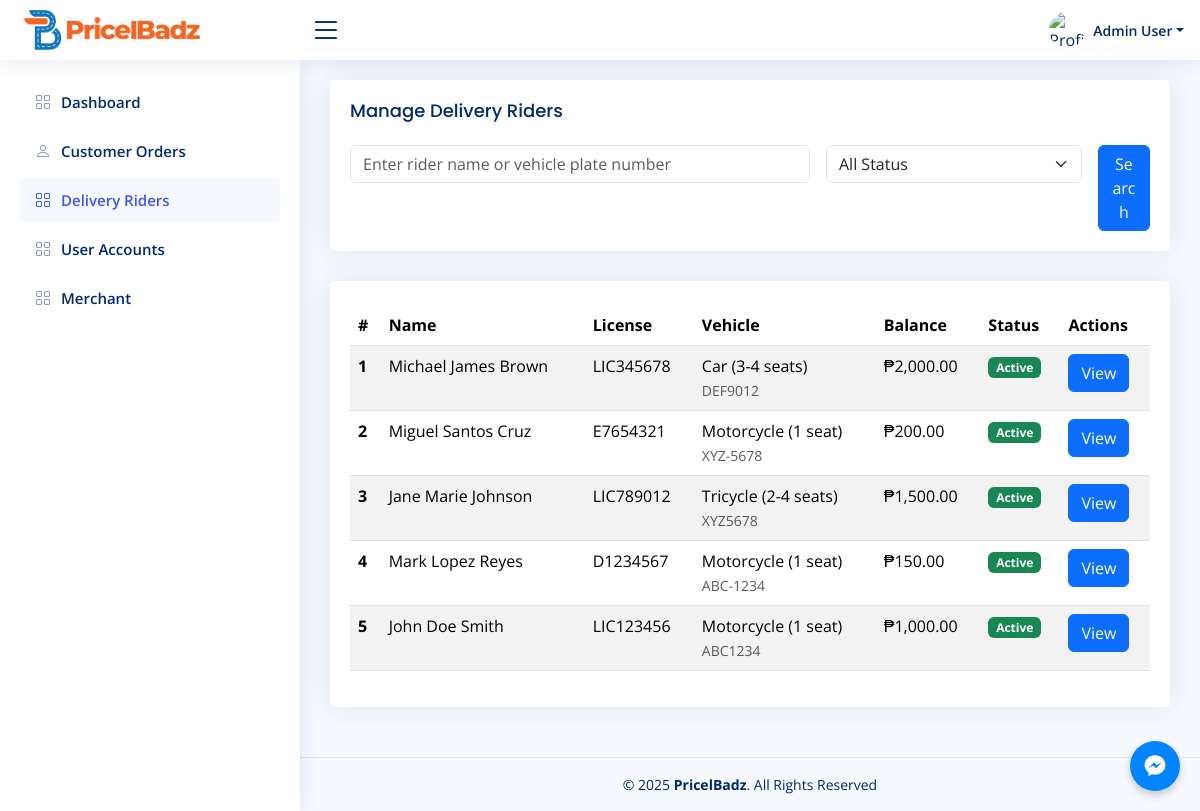
Page /admin/delivery_rider.php (signed in) on the committed database.
### tables this page shows
CREATE TABLE triders (
id INT AUTO_INCREMENT PRIMARY KEY,
first_name VARCHAR(50) NOT NULL,
middle_name VARCHAR(50),
last_name VARCHAR(50) NOT NULL,
license_number VARCHAR(20) NOT NULL,
vehicle_type ENUM('Motorcycle (1 seat)', 'Tricycle (2-4 seats)', 'Car (3-4 seats)', 'Car (5-7 seats)', 'Van (10-14
seats)') NOT NULL,
vehicle_cor VARCHAR(50) NOT NULL,
vehicle_plate_number VARCHAR(20) NOT NULL,
topup_balance DECIMAL(10, 2) DEFAULT 0.00,
rider_status ENUM('Active', 'Inactive') DEFAULT 'Active',
created_at TIMESTAMP DEFAULT CURRENT_TIMESTAMP,
updated_at TIMESTAMP DEFAULT CURRENT_TIMESTAMP ON UPDATE CURRENT_TIMESTAMP
);

### admin/delivery_rider.php (the view, shortened to what this page needs)
<?php
include './header.php';
include '../config/connect.php';
$search = isset($_POST['search']) ? $_POST['search'] : '';
$status = isset($_POST['status']) ? $_POST['status'] : 'All Status';
$query = "SELECT id, first_name, middle_name, last_name, CONCAT(first_name, ' ', COALESCE(middle_name, ''), ' ', last_name) AS fullname,
    license_number, vehicle_type, vehicle_plate_number, rider_status, topup_balance, vehicle_cor
    FROM triders
    WHERE (first_name LIKE ? OR last_name LIKE ? OR vehicle_plate_number LIKE ?)";
$query .= ' ORDER BY rider_status ASC, last_name ASC, first_name ASC';
$stmt = $conn->prepare($query);
$search_term = '%' . $search . '%';
if ($status !== 'All Status') {
    $stmt->bind_param('ssss', $search_term, $search_term, $search_term, $status);
} else {
    $stmt->bind_param('sss', $search_term, $search_term, $search_term);
}
$stmt->execute();
$result = $stmt->get_result();
?>
<main id="main" class="main">
    <section class="section">
        <div class="row">
            <div class="col-lg-12">
                <div class="card">
                    <div class="card-body">
                        <h5 class="card-title">Manage Delivery Riders</h5>
                        <form method="POST" class="row g-3">
                            <div class="col-md-7">
                                <input type="text" class="form-control" name="search" id="inputText"
                                    value="<?= htmlspecialchars($search) ?>"
                                    placeholder="Enter rider name or vehicle plate number">
                            </div>
                            <div class="col-md-4">
                                <select name="status" id="inputState" class="form-select">
                                    <option value="All Status" <?= $status === 'All Status' ? 'selected' : '' ?>>All
                                        Status</option>
                                </select>
                            </div>
                            <div class="col-md-1">
                                <button type="submit" class="btn btn-primary w-100">Search</button>
                            </div>
                        </form>
                    </div>
                </div>
                <div class="card">
                    <div class="card-body pt-4">
                        <div class="table-responsive">
                            <table class="table table-striped table-hover">
                                <thead>
                                    <tr>
                                        <th scope="col">#</th>
                                        <th scope="col">Name</th>
                                        <th scope="col">License</th>
                                        <th scope="col">Vehicle</th>
                                        <th scope="col">Balance</th>
                                        <th scope="col">Status</th>
                                        <th scope="col">Actions</th>
                                    </tr>
                                </thead>
                                <tbody>
                                    <?php
                                    $count = 1;
                                    if ($result->num_rows > 0):
                                        while ($row = $result->fetch_assoc()):
                                    ?>
                                    <tr>
                                        <th scope="row"><?= $count++ ?></th>
                                        <td><?= htmlspecialchars($row['fullname']) ?></td>
                                        <td><?= htmlspecialchars($row['license_number']) ?></td>
                                        <td>
                                            <?= htmlspecialchars($row['vehicle_type']) ?>
                                            <br>
                                            <small
                                                class="text-muted"><?= htmlspecialchars($row['vehicle_plate_number']) ?></small>
                                        </td>
                                        <td>₱<?= number_format($row['topup_balance'], 2) ?></td>
                                        <td>
                                            <span
                                                class="badge <?= $row['rider_status'] === 'Active' ? 'bg-success' : 'bg-danger' ?>">
                                                <?= htmlspecialchars($row['rider_status']) ?>
                                            </span>
                                        </td>
                                        <td>
                                            <button type="button" class="btn btn-primary" data-bs-toggle="modal"
                                                data-bs-target="#riderModal<?= urlencode($row['id']) ?>">
                                                View
                                            </button>
                                        </td>
                                    </tr>
                                    <?php
                                        endwhile;
                                    else:
                                    ?>
                                    <tr>
                                        <td colspan="7" class="text-center">No riders found.</td>
                                    </tr>
                                    <?php endif; ?>
                                </tbody>
                            </table>
                        </div>
                    </div>
                </div>
            </div>
        </div>
    </section>
</main>
<footer id="footer" class="footer border-top py-3">
    <div class="container">
        <div class="copyright text-center">
            &copy; 2025 <strong><span>PricelBadz</span></strong>. All Rights Reserved
        </div>
    </div>
</footer>

### admin/header.php (shortened to what this page needs)
<?php
$current_page = basename($_SERVER['PHP_SELF']);
?>
<!DOCTYPE html>
<html lang="en">
<head>
    <link href="../public/assets/vendor/bootstrap/css/bootstrap.min.css" rel="stylesheet">
    <link href="../public/assets/vendor/bootstrap-icons/bootstrap-icons.css" rel="stylesheet">
    <link href="../public/assets/vendor/boxicons/css/boxicons.min.css" rel="stylesheet">
    <link href="../public/assets/vendor/quill/quill.snow.css" rel="stylesheet">
    <link href="../public/assets/vendor/quill/quill.bubble.css" rel="stylesheet">
    <link href="../public/assets/vendor/remixicon/remixicon.css" rel="stylesheet">
    <link href="../public/assets/vendor/simple-datatables/style.css" rel="stylesheet">
    <link href="../public/assets/css/style.css" rel="stylesheet">
</head>
<body>
    <header id="header" class="header fixed-top d-flex align-items-center">
        <div class="d-flex align-items-center justify-content-between">
            <a href="dashboard.php" class="logo d-flex align-items-center">
                <span class="d-none d-lg-block"><img src="../public/img/logo.png" alt="PricelBadz Image"
                        style="max-height: 50px; width: auto;"></span>
            </a>
            <i class="bi bi-list toggle-sidebar-btn"></i>
        </div>
        <nav class="header-nav ms-auto">
            <ul class="d-flex align-items-center">
                <li class="nav-item dropdown pe-3">
                    <a class="nav-link nav-profile d-flex align-items-center pe-0" href="#"
                        data-bs-toggle="dropdown">
                        <img src="../public/img/bg.jpg" alt="Profile" class="rounded-circle"
                            style="width: 36px; height: 36px; object-fit: cover;">
                        <span
                            class="d-none d-md-block dropdown-toggle ps-2"><?= htmlspecialchars($_SESSION['first_name'] . ' ' . $_SESSION['last_name']) ?></span>
                    </a>
                </li>
            </ul>
        </nav>
    </header>
    <aside id="sidebar" class="sidebar">
        <ul class="sidebar-nav" id="sidebar-nav">
            <li class="nav-item">
                <a class="nav-link <?= $current_page === 'dashboard.php' ? '' : 'collapsed' ?>" href="dashboard.php">
                    <i class="bi bi-grid"></i>
                    <span>Dashboard</span>
                </a>
            </li>
            <li class="nav-item">
                <a class="nav-link <?= $current_page === 'customer_orders.php' ? '' : 'collapsed' ?>"
                    href="customer_orders.php">
                    <i class="bi bi-person"></i>
                    <span>Customer Orders</span>
                </a>
            </li>
            <li class="nav-item">
                <a class="nav-link <?= $current_page === 'delivery_rider.php' ? '' : 'collapsed' ?>"
                    href="delivery_rider.php">
                    <i class="bi bi-grid"></i>
                    <span>Delivery Riders</span>
                </a>
            </li>
            <li class="nav-item">
                <a class="nav-link <?= $current_page === 'user_account.php' ? '' : 'collapsed' ?>"
                    href="user_account.php">
                    <i class="bi bi-grid"></i>
                    <span>User Accounts</span>
                </a>
            </li>
            <li class="nav-item">
                <a class="nav-link <?= $current_page === 'merchant.php' ? '' : 'collapsed' ?>" href="merchant.php">
                    <i class="bi bi-grid"></i>
                    <span>Merchant</span>
                </a>
            </li>
        </ul>
    </aside>
    <a href="https://www.facebook.com/messages/t/651650764687119" target="_blank" class="fb-messenger-link"
        style="position: fixed; bottom: 20px; right: 20px; background-color: #0084ff; color: white; width: 50px; height: 50px; border-radius: 50%; display: flex; align-items: center; justify-content: center; box-shadow: 0 4px 8px rgba(0,0,0,0.2); z-index: 1000;">
        <i class='bx bxl-messenger' style="font-size: 28px;"></i>
    </a>
</body>
</html>

### public/assets/css/style.css (style rules this page uses)
:root { scroll-behavior: smooth; }
body { font-family: "Open Sans", sans-serif; background: #f6f9ff; color: #444444; }
a { color: #4154f1; text-decoration: none; }
h1, h2, h3, h4, h5, h6 { font-family: "Nunito", sans-serif; }
#main { margin-top: 60px; padding: 20px 30px; transition: all 0.3s; }
.card { margin-bottom: 30px; border: none; border-radius: 5px; box-shadow: 0px 0 30px rgba(1, 41, 112, 0.1); }
.card-title { padding: 20px 0 15px 0; font-size: 18px; font-weight: 500; color: #012970; font-family: "Poppins", sans-serif; }
.card-body { padding: 0 20px 20px 20px; }
.logo { line-height: 1; }
@media (min-width: 1200px) { .logo { width: 280px; } }
.logo img { max-height: 26px; margin-right: 6px; }
.logo span { font-size: 26px; font-weight: 700; color: #012970; font-family: "Nunito", sans-serif; }
.header { transition: all 0.5s; z-index: 997; height: 60px; box-shadow: 0px 2px 20px rgba(1, 41, 112, 0.1); background-color: #fff; padding-left: 20px; }
.header .toggle-sidebar-btn { font-size: 32px; padding-left: 10px; cursor: pointer; color: #012970; }
.header-nav ul { list-style: none; }
.header-nav>ul { margin: 0; padding: 0; }
.header-nav .nav-profile { color: #012970; }
.header-nav .nav-profile img { max-height: 36px; }
.header-nav .nav-profile span { font-size: 14px; font-weight: 600; }
.sidebar { position: fixed; top: 60px; left: 0; bottom: 0; width: 300px; z-index: 996; transition: all 0.3s; padding: 20px; overflow-y: auto; scrollbar-width: thin; scrollbar-color: #aab7cf transparent; box-shadow: 0px 0px 20px rgba(1, 41, 112, 0.1); background-color: #fff; }
@media (min-width: 1200px) { #main, #footer { margin-left: 300px; } }
.sidebar-nav { padding: 0; margin: 0; list-style: none; }
.sidebar-nav li { padding: 0; margin: 0; list-style: none; }
.sidebar-nav .nav-item { margin-bottom: 5px; }
.sidebar-nav .nav-link { display: flex; align-items: center; font-size: 15px; font-weight: 600; color: #4154f1; transition: 0.3; background: #f6f9ff; padding: 10px 15px; border-radius: 4px; }
.sidebar-nav .nav-link i { font-size: 16px; margin-right: 10px; color: #4154f1; }
.sidebar-nav .nav-link.collapsed { color: #012970; background: #fff; }
.sidebar-nav .nav-link.collapsed i { color: #899bbd; }
.footer { padding: 20px 0; font-size: 14px; transition: all 0.3s; border-top: 1px solid #cddfff; }
.footer .copyright { text-align: center; color: #012970; }

### admin/delivery_rider.php (style rules this page uses)
html, body { height: 100%; margin: 0; }
body { display: flex; flex-direction: column; }
#main { flex: 1 0 auto; }
#footer { flex-shrink: 0; }

### rows in the picture
triders: fullname "Michael James Brown", license_number "LIC345678", vehicle_type "Car (3-4 seats)", vehicle_plate_number "DEF9012", topup_balance "2,000.00", rider_status "Active"
triders: fullname "Miguel Santos Cruz", license_number "E7654321", vehicle_type "Motorcycle (1 seat)", vehicle_plate_number "XYZ-5678", topup_balance "200.00", rider_status "Active"
triders: fullname "Jane Marie Johnson", license_number "LIC789012", vehicle_type "Tricycle (2-4 seats)", vehicle_plate_number "XYZ5678", topup_balance "1,500.00", rider_status "Active"
triders: fullname "Mark Lopez Reyes", license_number "D1234567", vehicle_type "Motorcycle (1 seat)", vehicle_plate_number "ABC-1234", topup_balance "150.00", rider_status "Active"
triders: fullname "John Doe Smith", license_number "LIC123456", vehicle_type "Motorcycle (1 seat)", vehicle_plate_number "ABC1234", topup_balance "1,000.00", rider_status "Active"

### other values in the picture
$_SESSION['first_name'] . ' ' . $_SESSION['last_name'] "Admin User"
